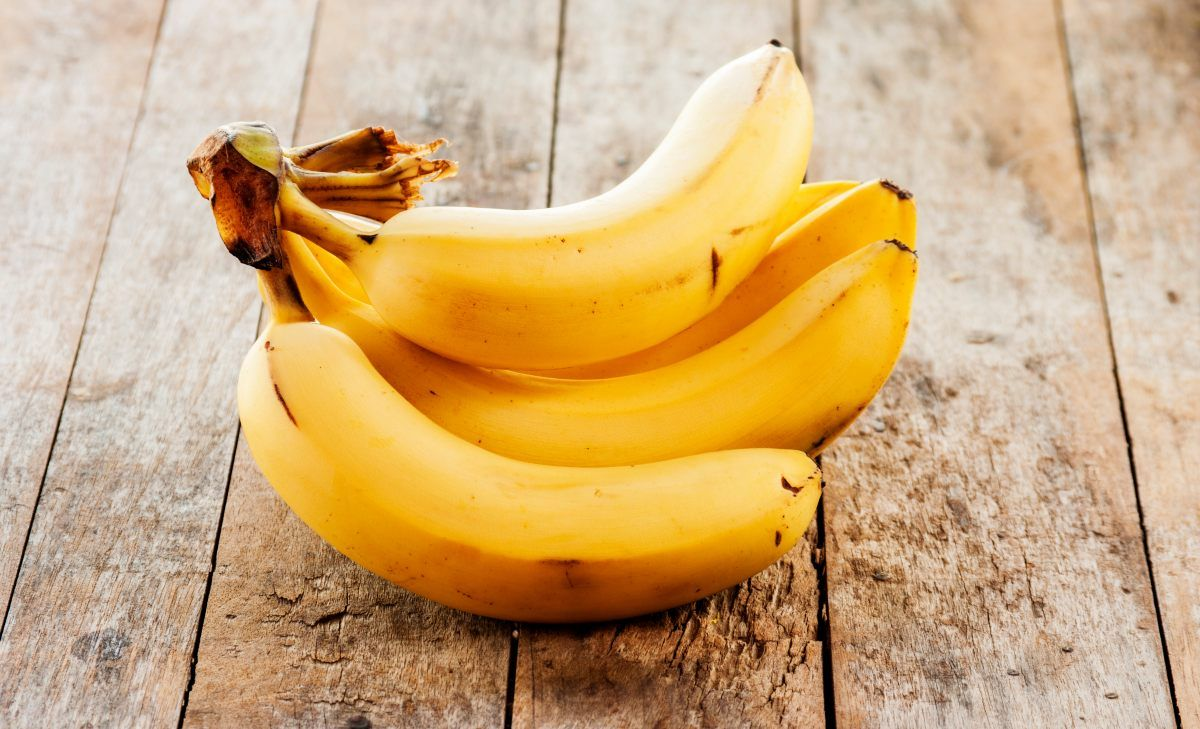
#> input picture dataset/--.jpeg, 1200 x 729 px
$ python -i calibration.py   (imports and definitions only)
#> lines starting #> are read from the running program, lines starting #| are printed output that depends on the picture; after the words box and inside, x2 and y2 are one past the last pixel; in counts of white or black regions, pixels touching at a corner belong together
#> further down, picture is the input picture: shape (729, 1200, 3); mean B, G, R 122.7, 171.7, 207

from dataclasses import dataclass
from typing import Optional, Tuple

import cv2
import numpy as np


@dataclass
class CalibrationResult:
    cm_per_pixel: float
    method: str                       # "manual" | "none"
    marker_corners: Optional[np.ndarray] = None
    confidence: str = "ok"            # "ok" | "fallback" | "uncalibrated"

    def px_to_cm(self, pixels):
        return pixels * self.cm_per_pixel

    def px_area_to_cm2(self, pixels_area):
        return pixels_area * (self.cm_per_pixel ** 2)


def manual_scale(cm_per_pixel: float) -> CalibrationResult:
    return CalibrationResult(cm_per_pixel=cm_per_pixel, method="manual", confidence="ok")


# [8 lines left out: function manual_reference, not called in this run]


def uncalibrated() -> CalibrationResult:
    return CalibrationResult(cm_per_pixel=1.0, method="none", confidence="uncalibrated")


# ======================================================
# Perspective rectification
# ======================================================
def detect_reference_quad(image, min_area_frac: float = 0.05):
#> called with min_area_frac = 0.05
    gray = cv2.cvtColor(image, cv2.COLOR_BGR2GRAY)
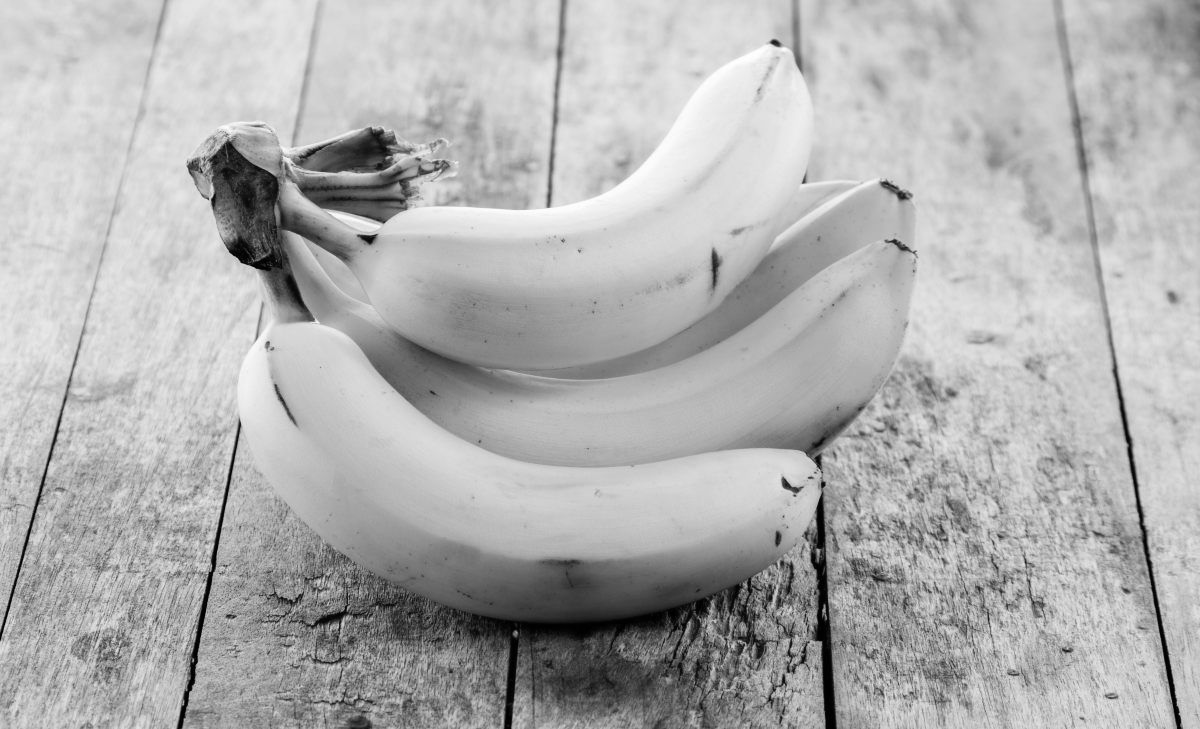
#> gray: shape (729, 1200); min 0, max 255, mean 176.7
    blurred = cv2.GaussianBlur(gray, (5, 5), 0)
    edges = cv2.Canny(blurred, 50, 150)
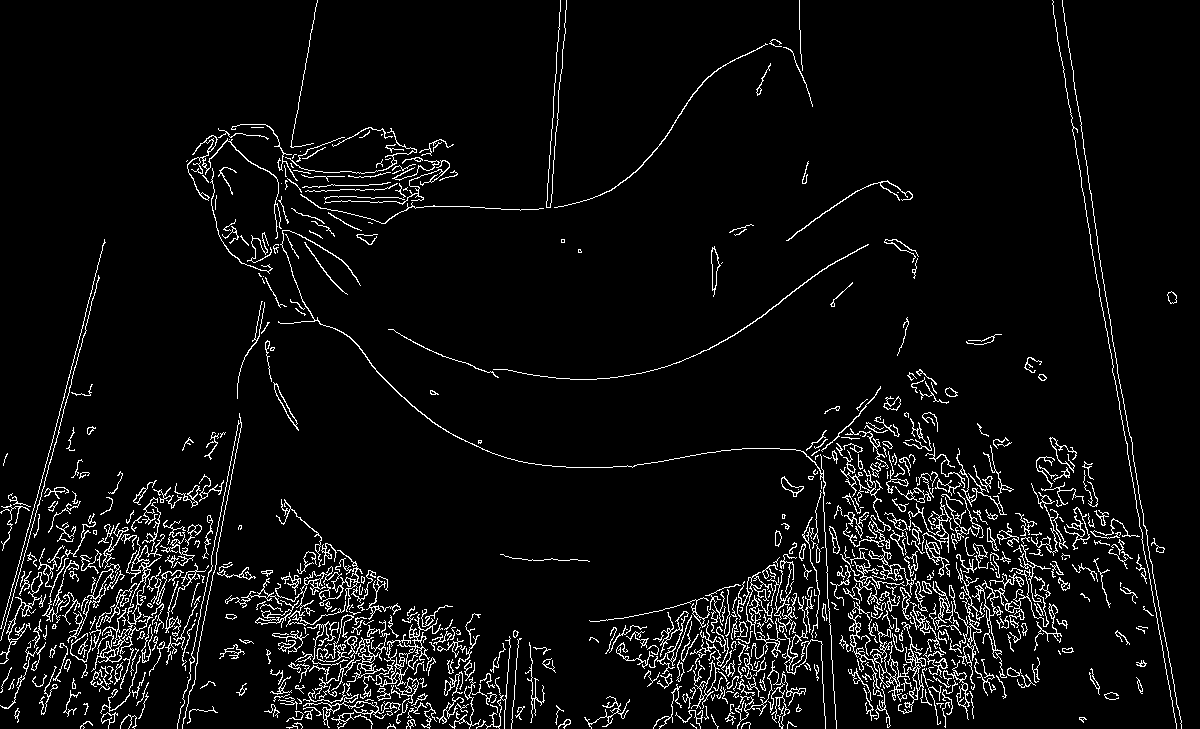
#> edges: shape (729, 1200); 5.6% white in thin lines or dots
    edges = cv2.dilate(edges, np.ones((3, 3), np.uint8), iterations=1)
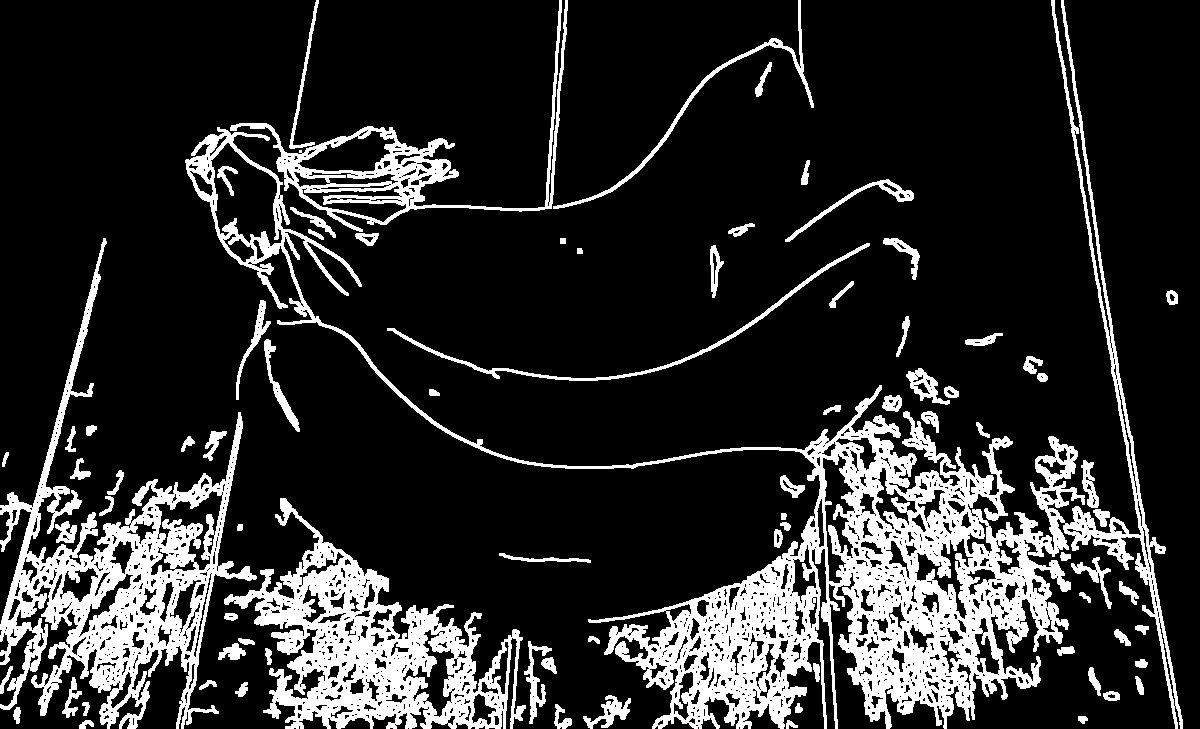
#> edges: shape (729, 1200); 17.3% white; 82 white regions

    contours, _ = cv2.findContours(edges, cv2.RETR_LIST, cv2.CHAIN_APPROX_SIMPLE)
#> contours = 1754 contours, 1320 with area under 20; largest, box (x1, y1, x2, y2) and area: (185, 0, 1183, 729) 89948, (0, 238, 257, 729) 34248, (224, 498, 526, 729) 28479, (230, 0, 568, 232) 12167, (210, 142, 283, 247) 4530
    if not contours:
        return None

    image_area = image.shape[0] * image.shape[1]
#> image_area = 874800
    min_area = min_area_frac * image_area
#> min_area = 43740

    best_quad = None
    best_area = 0.0
    for c in contours:
        peri = cv2.arcLength(c, True)
        approx = cv2.approxPolyDP(c, 0.02 * peri, True)
        if len(approx) != 4 or not cv2.isContourConvex(approx):
            continue
        area = cv2.contourArea(approx)
        if area < min_area or area <= best_area:
            continue
        best_area = area
        best_quad = approx.reshape(4, 2).astype(np.float32)
#> this loop made 1754 passes
#> peri on passes 1, 5, 6: 7.66, 7.66, 7.66

    return best_quad


# [38 lines left out: functions rectify_perspective, order_points, not called in this run]

>>> import cv2
>>> picture = cv2.imread('../dataset/--.jpeg')
>>> result = detect_reference_quad(picture)
